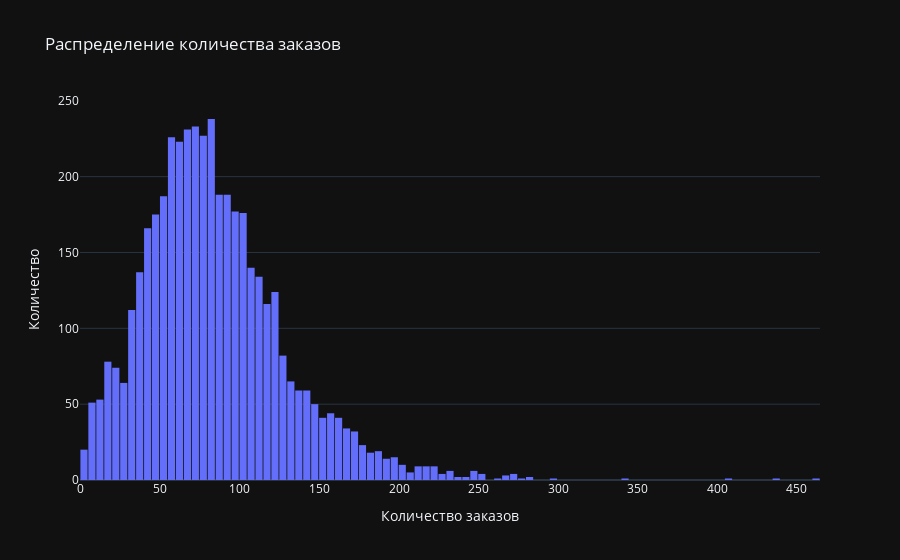

Write notebook code for a chart like this one.
### Code cell
fig = px.histogram(
    data_by_hour,
    title='Распределение количества заказов'
)

fig.update_xaxes(
    title='Количество заказов '
)

fig.update_yaxes(
    title='Количество'
)

fig.update_layout(
    showlegend=False,
    bargap=0.1,
)

fig.show()

### Figure 1 — Plotly figure (JSON) as saved in the notebook; plotly's stock layout.template omitted (floating-point values rounded to 4 significant figures; data arrays with more than 128 entries replaced by an {"elided": "..."} marker saying what was removed)
{"data": [{"alignmentgroup": "True", "bingroup": "x", "hovertemplate": "variable=num_orders<br>value=%{x}<br>count=%{y}<extra></extra>", "legendgroup": "num_orders", "marker": {"color": "#636efa", "pattern": {"shape": ""}}, "name": "num_orders", "offsetgroup": "num_orders", "orientation": "v", "showlegend": true, "x": {"elided": "4416 int values"}, "xaxis": "x", "yaxis": "y", "type": "histogram"}], "layout": {"xaxis": {"anchor": "y", "domain": [0.0, 1.0], "title": {"text": "Количество заказов "}}, "yaxis": {"anchor": "x", "domain": [0.0, 1.0], "title": {"text": "Количество"}}, "legend": {"title": {"text": "variable"}, "tracegroupgap": 0}, "title": {"text": "Распределение количества заказов"}, "barmode": "relative", "showlegend": false, "bargap": 0.1}}
